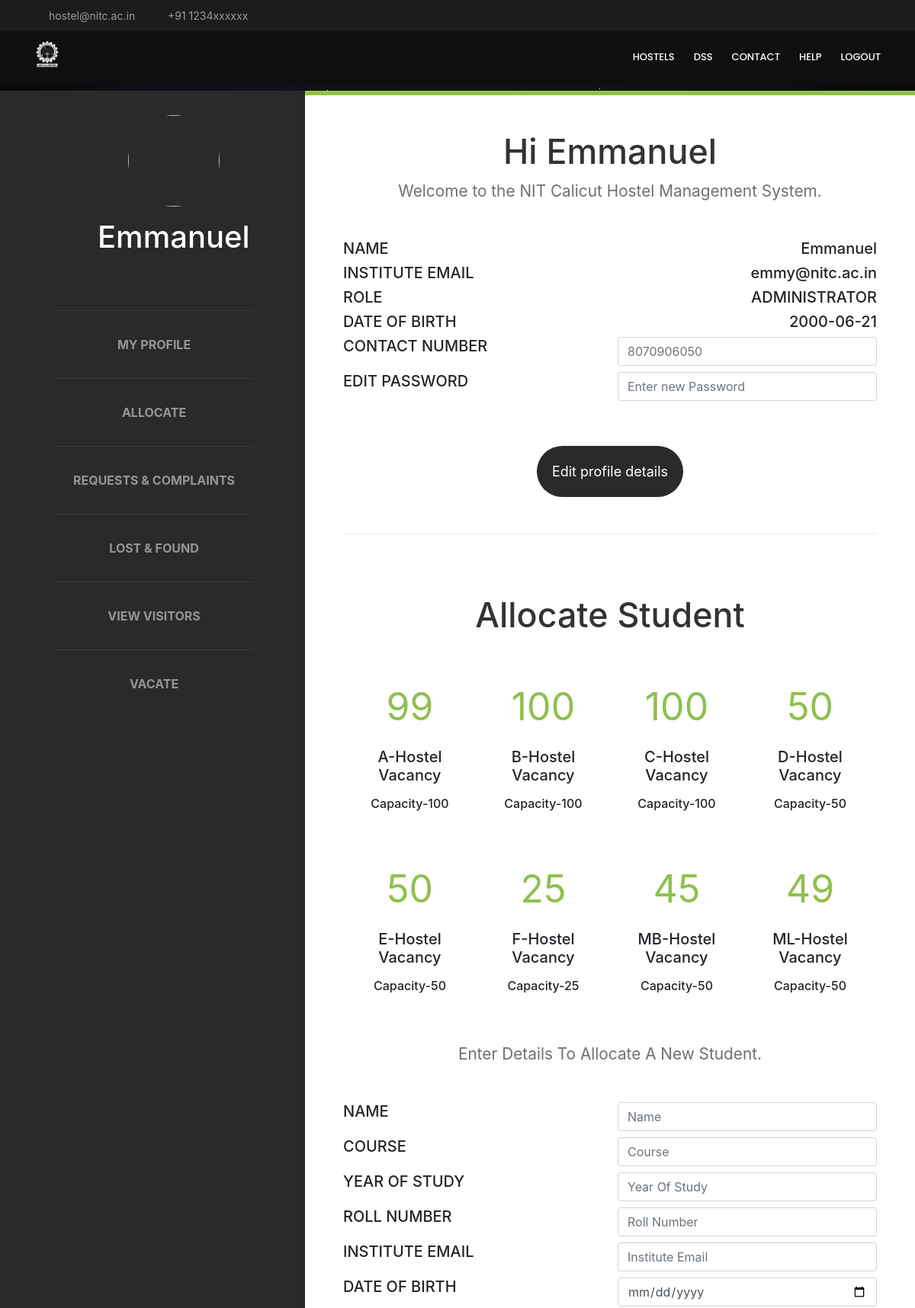
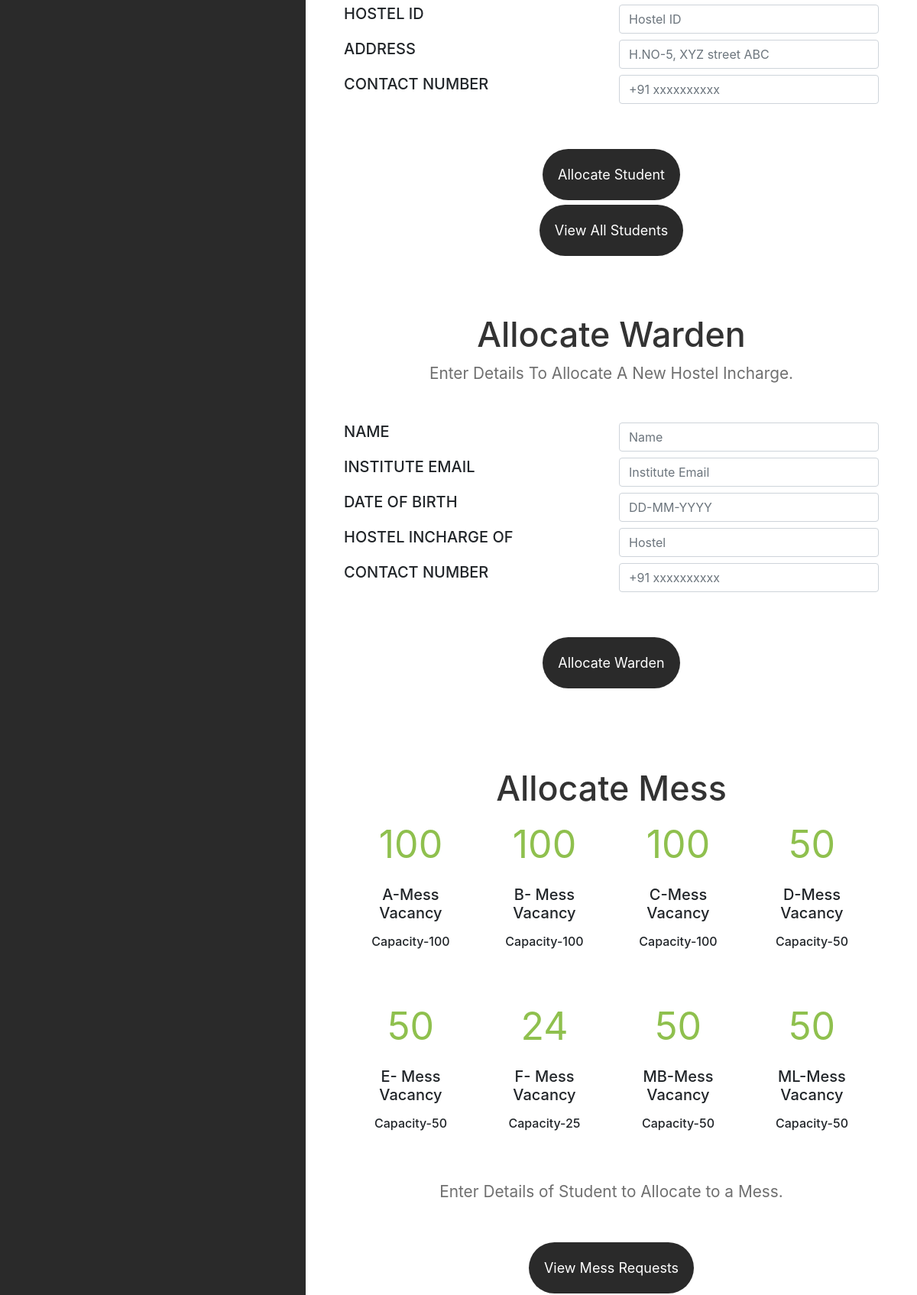
The page /Profile/admin.php (signed in, upper part) on the database its author committed (2 pictures, top to bottom).
### tables this page shows
CREATE TABLE `users` (
  `email` varchar(40) NOT NULL,
  `password` varchar(40) NOT NULL,
  `contactNo` varchar(15) NOT NULL,
  `name` varchar(40) NOT NULL,
  `DoB` date NOT NULL,
  `usertype` varchar(40) NOT NULL,
  `picture` varchar(40) NOT NULL
);

CREATE TABLE `hostel` (
  `aEmail` varchar(40) NOT NULL,
  `no_ofRooms` int(11) NOT NULL,
  `no_ofStudents` int(11) NOT NULL,
  `hostelID` varchar(40) NOT NULL,
  `maxshare` int(11) DEFAULT NULL
);

### Profile/admin.php (the view, shortened to what the rows shown need)
<?php
    require('../config/sqlconn.php');
   $sql1 = mysqli_query($conn,"select * from users where email='$x'");
    $tab1 = mysqli_fetch_assoc($sql1);
    $sql = mysqli_query($conn, "SELECT * FROM hostel");
    $rows = mysqli_fetch_all($sql, MYSQLI_ASSOC);
    $num = mysqli_num_rows($sql);
    if(!$num)
    {
        echo "No data about hostels found";
    }
    else{
        $arr = [];
        foreach($rows as $row)
        {
            $cap = $row['no_ofRooms'] * $row['maxshare'];
            $hostel = $cap  - $row['no_ofStudents'];
            array_push($arr,$hostel,$cap);
        }
    }
    $c=[];
    $hostarray = ['A','B','C','D','E','F','MB','ML'];
    foreach($hostarray as $host)
    {
        $sql = mysqli_query($conn, "SELECT * FROM student WHERE mess='$host'");
        $num = mysqli_num_rows($sql);
        array_push($c,$num);
    }
?>
<!DOCTYPE html>
<html>
<head>
    <link href="default.css" rel="stylesheet" type="text/css" media="all" />
    <link href="fonts.css" rel="stylesheet" type="text/css" media="all" />
    <link href="../vendor/bootstrap/css/bootstrap.min.css" rel="stylesheet">
    <link href="../vendor/icofont/icofont.min.css" rel="stylesheet">
    <link href="../vendor/boxicons/css/boxicons.min.css" rel="stylesheet">
    <link href="../vendor/venobox/venobox.css" rel="stylesheet">
    <link href="../vendor/owl.carousel/assets/owl.carousel.min.css" rel="stylesheet">
    <link href="../vendor/aos/aos.css" rel="stylesheet">
</head>
<body>
    <div style="background: radial-gradient(ellipse at bottom, #1B2735 0%, #090A0F 100%);">
        <div id="page" class="containers">
            <div id="logo">
                <h1><a href="#"><?php echo "".$tab1['name']."";?></a></h1>
            </div>
            <div id="main">
                <div id="welcome">
                    <div class="title">
                        <h2>Hi <?php echo "".$tab1['name'].""; ?></h2>
                        <span class="byline">Welcome to the NIT Calicut Hostel Management System.</span>
                    </div>
                    <div class="grid-cont">
                        <div style="text-align: right;">
                            <h5><?php echo "".$tab1['name'].""; ?></h5>
                        </div>
                    </div>
                    <div class="grid-cont">
                        <div style="text-align: right;">
                            <h5><?php echo "".$tab1['DoB']."";?></h5>
                        </div>
                    </div>
                    <form action="admin_prof_update.php" method="POST">
                        <div class="grid-cont">
                            <div style="text-align: right;">
                                <h5><input type="text" class="form-control" name="contact" placeholder="<?php echo "".$tab1['contactNo'].""; ?>">
                                </h5>
                            </div>
                        </div>
                        <br><br>
                    </form>
                </div>
                <div class="featured" id="alloc">
                    <div class="title">
                        <h2>Allocate Student</h2><br><br>
                        <br><br>
                    </div>
                    <div class="title">
                        <h2>Allocate Warden</h2>
                    </div>
                <div class="title">
                        <h2>Allocate Mess</h2>
                        <section id="counts" class="counts">
                            <div class="container">
                                <div class="row counters">
                                    <div class="col-lg-3 col-6 text-center">
                                        <span data-toggle="counter-up" style="color: #8fc04e; font-size: 50px;"><?php echo $arr[1]-$c[0]?></span>
                                        <p><h5>A-Mess Vacancy</h5></p>
                                        <p><h6>Capacity-<?php echo $arr[1]?></h6></p>
                                    </div>
                                    <div class="col-lg-3 col-6 text-center">
                                        <span data-toggle="counter-up" style="color: #8fc04e; font-size: 50px;"><?php echo $arr[3]-$c[1]?></span>
                                        <p><h5>B- Mess Vacancy</h5></p>
                                        <p><h6>Capacity-<?php echo $arr[3]?></h6></p>
                                    </div>
                                    <div class="col-lg-3 col-6 text-center">
                                        <span data-toggle="counter-up" style="color: #8fc04e; font-size: 50px;"><?php echo $arr[5]-$c[2]?></span>
                                        <p><h5>C-Mess Vacancy</h5></p>
                                        <p><h6>Capacity-<?php echo $arr[5]?></h6></p>
                                    </div>
                                    <div class="col-lg-3 col-6 text-center">
                                        <span data-toggle="counter-up" style="color: #8fc04e; font-size: 50px;"><?php echo $arr[7]-$c[3]?></span>
                                        <p><h5>D-Mess Vacancy</h5></p>
                                        <p><h6>Capacity-<?php echo $arr[7]?></h6></p>
                                    </div>
                                </div>
                                <br><br>
                                <div class="row counters">
                                    <div class="col-lg-3 col-6 text-center">
                                        <span data-toggle="counter-up" style="color: #8fc04e; font-size: 50px;"><?php echo $arr[9]-$c[4]?></span>
                                        <p><h5>E- Mess Vacancy</h5></p>
                                        <p><h6>Capacity-<?php echo $arr[9]?></h6></p>
                                    </div>
                                    <div class="col-lg-3 col-6 text-center">
                                        <span data-toggle="counter-up" style="color: #8fc04e; font-size: 50px;"><?php echo $arr[11]-$c[5]?></span>
                                        <p><h5>F- Mess  Vacancy</h5></p>
                                        <p><h6>Capacity-<?php echo $arr[11]?></h6></p>
                                    </div>
                                    <div class="col-lg-3 col-6 text-center">
                                        <span data-toggle="counter-up" style="color: #8fc04e; font-size: 50px;"><?php echo $arr[13]-$c[6]?></span>
                                        <p><h5>MB-Mess Vacancy</h5></p>
                                        <p><h6>Capacity-<?php echo $arr[13]?></h6></p>
                                    </div>
                                    <div class="col-lg-3 col-6 text-center">
                                        <span data-toggle="counter-up" style="color: #8fc04e; font-size: 50px;"><?php echo $arr[15]-$c[7]?></span>
                                        <p><h5>ML-Mess Vacancy</h5></p>
                                        <p><h6>Capacity-<?php echo $arr[15]?></h6></p>
                                    </div>
                                </div>
                            </div>
                        </section>
                           <br> <br>
                    </div>
                            <br><br>
            </div>
</body>
</html>

### rows shown on the page
users: name "Emmanuel", DoB "2000-06-21", contact "8070906050"
hostel: $arr[1]-$c[0] "100", $arr[3]-$c[1] "100", $arr[5]-$c[2] "100", $arr[7]-$c[3] "50", $arr[9]-$c[4] "50", $arr[11]-$c[5] "24", $arr[13]-$c[6] "50", $arr[15]-$c[7] "50"

### other values the page prints
$x "emmy@nitc.ac.in"
$arr[0] "99"
$arr[1] "100"
$arr[2] "100"
$arr[3] "100"
$arr[4] "100"
$arr[5] "100"
$arr[6] "50"
$arr[7] "50"
$arr[8] "50"
$arr[9] "50"
$arr[10] "25"
$arr[11] "25"
$arr[12] "45"
$arr[13] "50"
